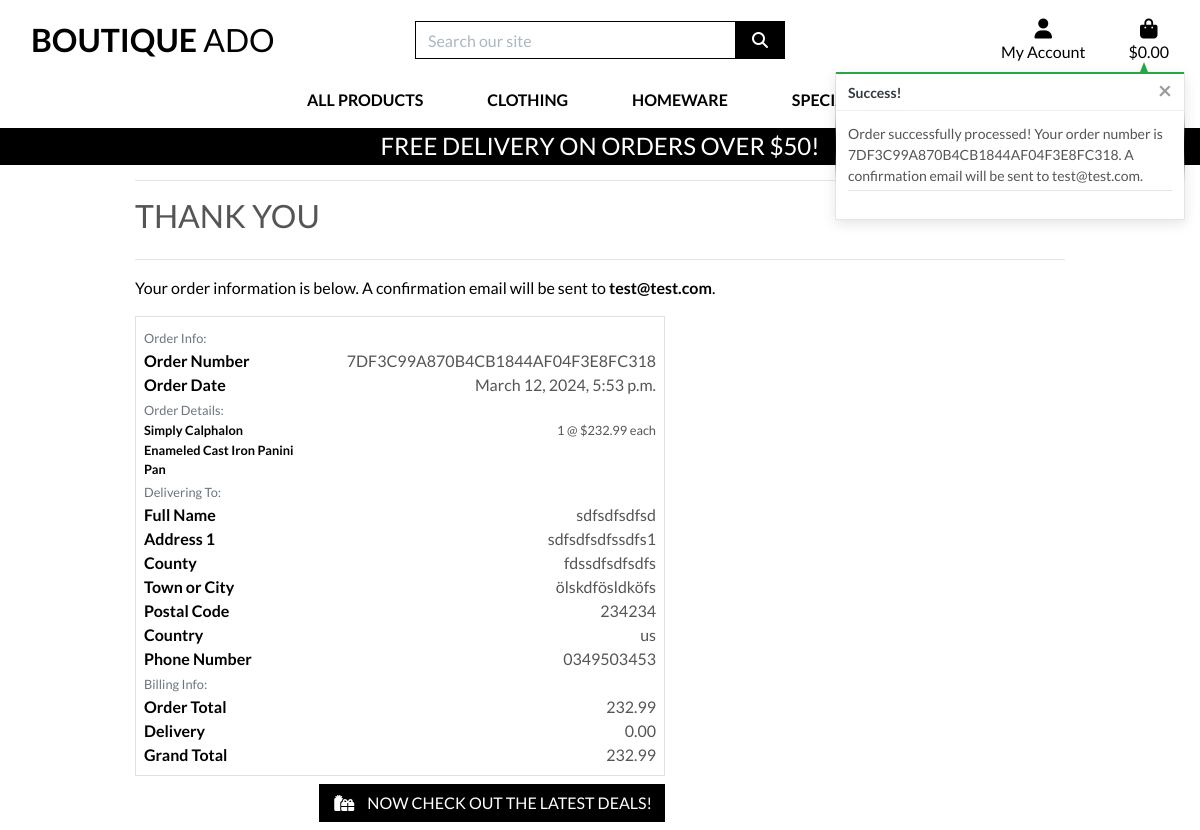
The app's page /checkout/checkout_success/7DF3C99A870B4CB1844AF04F3E8FC318 with its own data.
### checkout/models.py (models this page shows, shortened)
class Order(models.Model):
    order_number = models.CharField(max_length=32, null=False, editable=False)
    user_profile = models.ForeignKey(UserProfile, on_delete=models.SET_NULL,
                                     null=True, blank=True, related_name='orders')
    full_name = models.CharField(max_length=50, null=False, blank=False)
    email = models.EmailField(max_length=254, null=False, blank=False)
    phone_number = models.CharField(max_length=20, null=False, blank=False)
    country = CountryField(blank_label='Country *', null=False, blank=False)
    postcode = models.CharField(max_length=20, null=True, blank=True)
    town_or_city = models.CharField(max_length=40, null=False, blank=False)
    street_address1 = models.CharField(max_length=80, null=False, blank=False)
    street_address2 = models.CharField(max_length=80, null=True, blank=True)
    county = models.CharField(max_length=80, null=True, blank=True)
    date = models.DateTimeField(auto_now_add=True)
    delivery_cost = models.DecimalField(max_digits=6, decimal_places=2, null=False, default=0)
    order_total = models.DecimalField(max_digits=10, decimal_places=2, null=False, default=0)
    grand_total = models.DecimalField(max_digits=10, decimal_places=2, null=False, default=0)
    original_bag = models.TextField(null=False, blank=False, default='')
    stripe_pid = models.CharField(max_length=254, null=False, blank=False, default='')

class OrderLineItem(models.Model):
    order = models.ForeignKey(Order, null=False, blank=False, on_delete=models.CASCADE, related_name='lineitems')
    product = models.ForeignKey(Product, null=False, blank=False, on_delete=models.CASCADE)
    product_size = models.CharField(max_length=2, null=True, blank=True) # XS, S, M, L, XL
    quantity = models.IntegerField(null=False, blank=False, default=0)
    lineitem_total = models.DecimalField(max_digits=6, decimal_places=2, null=False, blank=False, editable=False)

### products/models.py (models this page shows, shortened)
class Product(models.Model):
    category = models.ForeignKey('Category', null=True, blank=True, on_delete=models.SET_NULL)
    sku = models.CharField(max_length=254, null=True, blank=True)
    name = models.CharField(max_length=254)
    description = models.TextField()
    has_sizes = models.BooleanField(default=False, null=True, blank=True)
    price = models.DecimalField(max_digits=6, decimal_places=2)
    rating = models.DecimalField(max_digits=6, decimal_places=2, null=True, blank=True)
    image_url = models.URLField(max_length=1024, null=True, blank=True)
    image = models.ImageField(null=True, blank=True)

### checkout/views.py (the view)
# urls.py: path('checkout_success/<order_number>', views.checkout_success, name='checkout_success'),
def checkout_success(request, order_number):                                                   # take the order number and render a nice success page letting the user know that their payment is complete.
    save_info = request.session.get('save_info')                                                      # 1. Check whether the user wanted to save their information by getting that from the session just like we get the shopping bag.
    order = get_object_or_404(Order, order_number=order_number)              # 2. use the order number to get the order created in the previous view which we´ll send back to the template
    messages.success(request, f'Order successfully processed! \
        Your order number is {order_number}. A confirmation \
        email will be sent to {order.email}.')                                                                # 3. Line 102 - 104: Then I'll attach a success message letting the user know what their order number is.
    if 'bag' in request.session:                                                                                    # 4. Finally, I'll delete the user shopping bag from the session since it'll no longer be needed for this session.
        del request.session['bag']
    template = 'checkout/checkout_success.html'                                                 # 5. Set the template and the context.
    context = {
        'order': order,
    }
    return render(request, template, context)                                                         # 6. And render the template.

### checkout/templates/checkout/checkout_success.html (shortened to what this page needs)
{% extends "base.html" %}
{% load static %}
{% block extra_css %}
    <link rel="stylesheet" href="{% static 'checkout/css/checkout.css' %}">
{% endblock %}
{% block page_header %}
    <div class="container header-container">
    </div>
{% endblock %}
{% block content %}
    <div class="overlay"></div>
    <div class="container">
        <div class="row">
            <div class="col">
                <hr>
                <h2 class="logo-font mb-4">Thank You</h2>
                <hr>
                <p class="text-black">Your order information is below. A confirmation email will be sent to <strong>{{ order.email }}</strong>.</p>
            </div>
        </div>
        <div class="row">
            <div class="col-12 col-lg-7">
                <div class="order-confirmation-wrapper p-2 border">
                    <div class="row">
                        <div class="col">
                            <small class="text-muted">Order Info:</small>
                        </div>
                    </div>
                    <div class="row">
                        <div class="col-12 col-md-4">
                            <p class="mb-0 text-black font-weight-bold">Order Number</p>
                        </div>
                        <div class="col-12 col-md-8 text-md-right">
                            <p class="mb-0">{{ order.order_number }}</p>
                        </div>
                    </div>
                    <div class="row">
                        <div class="col-12 col-md-4">
                            <p class="mb-0 text-black font-weight-bold">Order Date</p>
                        </div>
                        <div class="col-12 col-md-8 text-md-right">
                            <p class="mb-0">{{ order.date }}</p>
                        </div>
                    </div>
                    <div class="row">
                        <div class="col">
                            <small class="text-muted">Order Details:</small>
                        </div>
                    </div>
                    {% for item in order.lineitems.all %}
                    <div class="row">
                        <div class="col-12 col-md-4">
                            <p class="small mb-0 text-black font-weight-bold">
                                {{ item.product.name }}{% if item.product_size %} - Size {{ item.product.size|upper }}{% endif %}
                            </p>
                        </div>
                        <div class="col-12 col-md-8 text-md-right">
                            <p class="small mb-0">{{ item.quantity }} @ ${{ item.product.price }} each</p>
                        </div>
                    </div>
                    {% endfor %}
                    <div class="row">
                        <div class="col">
                            <small class="text-muted">Delivering To:</small>
                        </div>
                    </div>
                    <div class="row">
                        <div class="col-12 col-md-4">
                            <p class="mb-0 text-black font-weight-bold">Full Name</p>
                        </div>
                        <div class="col-12 col-md-8 text-md-right">
                            <p class="mb-0">{{ order.full_name }}</p>
                        </div>
                    </div>
                    <div class="row">
                        <div class="col-12 col-md-4">
                            <p class="mb-0 text-black font-weight-bold">Address 1</p>
                        </div>
                        <div class="col-12 col-md-8 text-md-right">
                            <p class="mb-0">{{ order.street_address1 }}</p>
                        </div>
                    </div>
                    {% if order.county %}
                    <div class="row">
                        <div class="col-12 col-md-4">
                            <p class="mb-0 text-black font-weight-bold">County</p>
                        </div>
                        <div class="col-12 col-md-8 text-md-right">
                            <p class="mb-0">{{ order.county }}</p>
                        </div>
                    </div>
                    {% endif %}
                    <div class="row">
                        <div class="col-12 col-md-4">
                            <p class="mb-0 text-black font-weight-bold">Town or City</p>
                        </div>
                        <div class="col-12 col-md-8 text-md-right">
                            <p class="mb-0">{{ order.town_or_city }}</p>
                        </div>
                    </div>
                    {% if order.postcode %}
                    <div class="row">
                        <div class="col-12 col-md-4">
                            <p class="mb-0 text-black font-weight-bold">Postal Code</p>
                        </div>
                        <div class="col-12 col-md-8 text-md-right">
                            <p class="mb-0">{{ order.postcode }}</p>
                        </div>
                    </div>
                    {% endif %}
                    <div class="row">
                        <div class="col-12 col-md-4">
                            <p class="mb-0 text-black font-weight-bold">Country</p>
                        </div>
                        <div class="col-12 col-md-8 text-md-right">
                            <p class="mb-0">{{ order.country }}</p>
                        </div>
                    </div>
                    <div class="row">
                        <div class="col-12 col-md-4">
                            <p class="mb-0 text-black font-weight-bold">Phone Number</p>
                        </div>
                        <div class="col-12 col-md-8 text-md-right">
                            <p class="mb-0">{{ order.phone_number }}</p>
                        </div>
                    </div>
                    <div class="row">
                        <div class="col">
                            <small class="text-muted">Billing Info:</small>
                        </div>
                    </div>
                    <div class="row">
                        <div class="col-12 col-md-4">
                            <p class="mb-0 text-black font-weight-bold">Order Total</p>
                        </div>
                        <div class="col-12 col-md-8 text-md-right">
                            <p class="mb-0">{{ order.order_total }}</p>
                        </div>
                    </div>
                    <div class="row">
                        <div class="col-12 col-md-4">
                            <p class="mb-0 text-black font-weight-bold">Delivery</p>
                        </div>
                        <div class="col-12 col-md-8 text-md-right">
                            <p class="mb-0">{{ order.delivery_cost }}</p>
                        </div>
                    </div>
                    <div class="row">
                        <div class="col-12 col-md-4">
                            <p class="mb-0 text-black font-weight-bold">Grand Total</p>
                        </div>
                        <div class="col-12 col-md-8 text-md-right">
                            <p class="mb-0">{{ order.grand_total }}</p>
                        </div>
                    </div>
                </div>
            </div>
        </div>
        <div class="row">
			<div class="col-12 col-lg-7 text-right">
				<a href="{% url 'products' %}?category=new_arrivals,deals,clearance" class="btn btn-black rounded-0 my-2">
					<span class="icon mr-2">
						<i class="fas fa-gifts"></i>
					</span>
					<span class="text-uppercase">Now check out the latest deals!</span>
				</a>
			</div>
		</div>
    </div>
{% endblock %}

### static/css/base.css (style rules this page uses)
html { height: 100%; }
body { background: url('/media/homepage_background_cropped.jpg') no-repeat center center fixed; background-size: cover; height: calc(100vh - 164px); color: #555; font-family: 'Lato'; }
.icon { align-items: center; display: inline-flex; justify-content: center; height: 1.5rem; width: 1.5rem; }
.logo-font { text-transform: uppercase; }
.btn-black { background: black; color: white; }
.text-black { color: #000 !important; }
.overlay { height: 100%; width: 100%; top: 0; left: 0; position: fixed; background: white; z-index: -1; }
@media (min-width: 1200px) { .container { max-width: 80%; } }
@media (min-width: 992px) { .header-container { padding-top: 164px; } }

### records on screen
Order: email "test@test.com", order_number "7DF3C99A870B4CB1844AF04F3E8FC318", date "March 12, 2024, 5:53 p.m.", full_name "sdfsdfsdfsd", street_address1 "sdfsdfsdfssdfs1", county "fdssdfsdfsdfs", town_or_city "ölskdfösldköfs", postcode "234234", country "us", phone_number "0349503453", order_total "232.99", delivery_cost "0.00", grand_total "232.99"
OrderLineItem: product.name "Simply Calphalon Enameled Cast Iron Panini Pan", quantity "1", product.price "232.99"

### other values on screen
{{ free_delivery_threshold }} "50"
{{ message }} "Order successfully processed! Your order number is 7DF3C99A870B4CB1844AF04F3E8FC318. A confirmation email will be sent to test@test.com."
